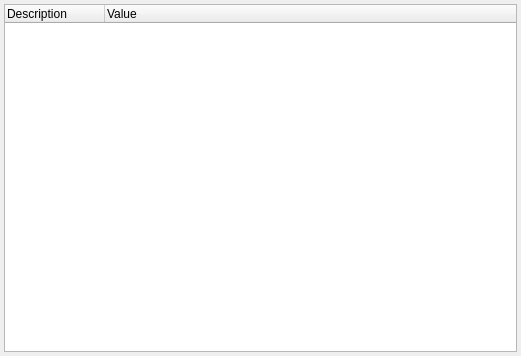
<?xml version="1.0" encoding="UTF-8"?>
<ui version="4.0">
 <author>rncbc aka Rui Nuno Capela</author>
 <comment>JACK Audio Connection Kit - Qt GUI Interface.

   Copyright (C) 2003-2013, rncbc aka Rui Nuno Capela. All rights reserved.

   This program is free software; you can redistribute it and/or
   modify it under the terms of the GNU General Public License
   as published by the Free Software Foundation; either version 2
   of the License, or (at your option) any later version.

   This program is distributed in the hope that it will be useful,
   but WITHOUT ANY WARRANTY; without even the implied warranty of
   MERCHANTABILITY or FITNESS FOR A PARTICULAR PURPOSE.  See the
   GNU General Public License for more details.

   You should have received a copy of the GNU General Public License along
   with this program; if not, write to the Free Software Foundation, Inc.,
   51 Franklin Street, Fifth Floor, Boston, MA 02110-1301 USA.

</comment>
 <class>StatusWidget</class>
 <widget class="QWidget" name="StatusWidget">
  <property name="geometry">
   <rect>
    <x>0</x>
    <y>0</y>
    <width>521</width>
    <height>356</height>
   </rect>
  </property>
  <property name="sizePolicy">
   <sizepolicy hsizetype="Minimum" vsizetype="Minimum">
    <horstretch>0</horstretch>
    <verstretch>0</verstretch>
   </sizepolicy>
  </property>
  <property name="windowTitle">
   <string>Messages / Status - JACK Audio Connection Kit</string>
  </property>
  <property name="windowIcon">
   <iconset resource="qjackctl.qrc">
    <normaloff>:/images/messagesstatus1.png</normaloff>:/images/messagesstatus1.png</iconset>
  </property>
  <layout class="QVBoxLayout" name="verticalLayout">
   <item>
    <widget class="QTreeWidget" name="statusTreeWidget">
     <property name="sizePolicy">
      <sizepolicy hsizetype="Expanding" vsizetype="Expanding">
       <horstretch>0</horstretch>
       <verstretch>0</verstretch>
      </sizepolicy>
     </property>
     <property name="minimumSize">
      <size>
       <width>240</width>
       <height>0</height>
      </size>
     </property>
     <property name="toolTip">
      <string>Statistics since last server startup</string>
     </property>
     <property name="alternatingRowColors">
      <bool>true</bool>
     </property>
     <property name="selectionMode">
      <enum>QAbstractItemView::NoSelection</enum>
     </property>
     <property name="rootIsDecorated">
      <bool>true</bool>
     </property>
     <property name="uniformRowHeights">
      <bool>true</bool>
     </property>
     <property name="sortingEnabled">
      <bool>false</bool>
     </property>
     <property name="allColumnsShowFocus">
      <bool>true</bool>
     </property>
     <column>
      <property name="text">
       <string>Description</string>
      </property>
     </column>
     <column>
      <property name="text">
       <string>Value</string>
      </property>
     </column>
    </widget>
   </item>
  </layout>
 </widget>
 <layoutdefault spacing="4" margin="4"/>
 <resources>
  <include location="qjackctl.qrc"/>
 </resources>
 <connections/>
</ui>
